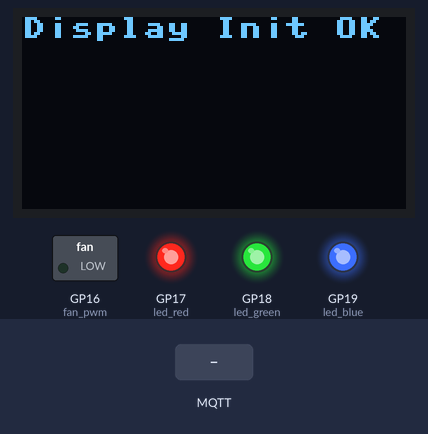
The program below on a simulated Raspberry Pi Pico running MicroPython. Parts: 128×64 one-colour display, switched loads named in the program (green lamp = pin HIGH), output pins drawn as LEDs (lit = HIGH). The inputs (shaded band) are chosen by the test bench. WiFi joins after 1.5 s; no MQTT or app messages arrive unless stated; library files of the repository ran but are not shown: ssd1306.py; what the program prints to the serial console is not drawn.

Above: at 1.2 s.
1.3 s: MQTT message "ON" arrives on the first subscribed topic
At 5.3 s:
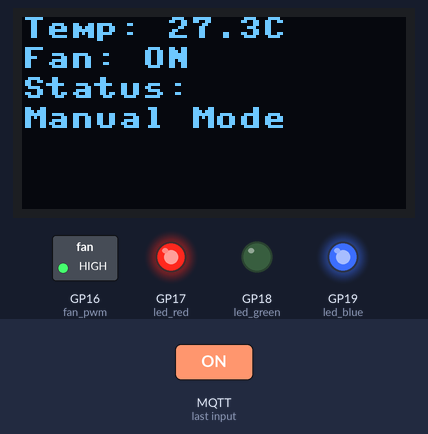
7.9 s: MQTT message "1" arrives on the first subscribed topic
At 9.0 s:
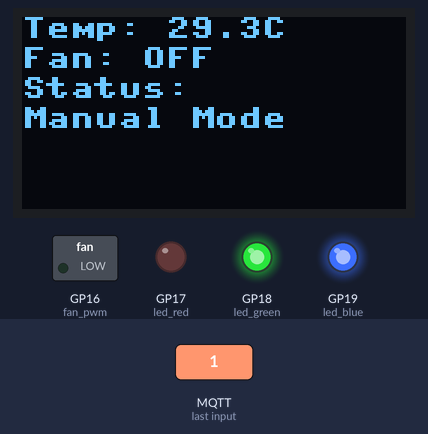
14.2 s: MQTT message "on" arrives on the first subscribed topic
At 16.2 s:
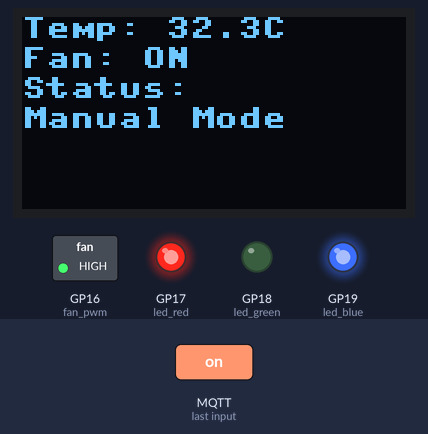
20.5 s: MQTT message "off" arrives on the first subscribed topic
At 24.0 s:
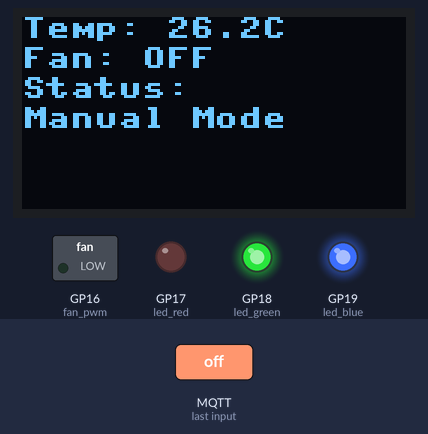
Timing chart, 0 to 25.5 s (numbered marks = the images above; inputs shaded):
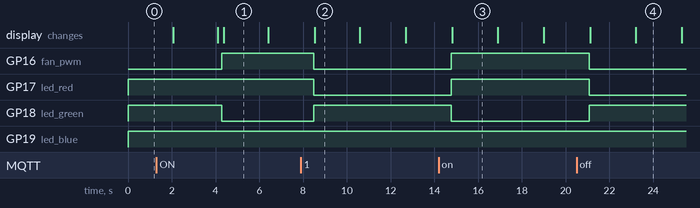

The program:

main.py
```python
import network
import time
import machine
import uasyncio as asyncio
from machine import Pin, PWM, I2C
from umqtt.simple import MQTTClient

# ===== Configuration =====
WIFI_SSID = 'WIFI_ID'
WIFI_PASSWORD = 'WIFI_Password'

# ===== Adafruit IO MQTT Configuration =====
ADAFRUIT_USERNAME = 'Adafruit_Username'
ADAFRUIT_AIO_KEY = 'Adafruit_Key'
MQTT_BROKER = 'io.adafruit.com'
CLIENT_ID = 'picoW-client'
TEMP_FEED = f'{ADAFRUIT_USERNAME}/feeds/temperature'
FAN_FEED = f'{ADAFRUIT_USERNAME}/feeds/fan'

# ===== Hardware Setup =====
fan_pwm = PWM(Pin(16))
fan_pwm.freq(1000)

led_red = PWM(Pin(17))
led_green = PWM(Pin(18))
led_blue = PWM(Pin(19))
for led in [led_red, led_green, led_blue]:
    led.freq(1000)

# ===== Display Setup =====
i2c = I2C(0, scl=Pin(5), sda=Pin(4), freq=400000)
oled = None

def init_display():
    global oled
    try:
        from ssd1306 import SSD1306_I2C
        oled = SSD1306_I2C(128, 64, i2c)
        oled.fill(0)
        oled.text("Display Init OK", 0, 0)
        oled.show()
        return oled
    except Exception as e:
        print("Display init failed:", e)
        return None

def display(text, line=0, clear_line=True):
    global oled
    if oled is None:
        oled = init_display()
        if oled is None:
            return
    if clear_line:
        oled.fill_rect(0, line * 10, 128, 10, 0)
    oled.text(text, 0, line * 10)
    oled.show()

# ===== WiFi Connection =====
def connect_wifi():
    wlan = network.WLAN(network.STA_IF)
    wlan.active(True)
    wlan.disconnect()
    time.sleep(1)

    if not wlan.isconnected():
        display("Connecting WiFi", 0)
        wlan.connect(WIFI_SSID, WIFI_PASSWORD)
        for _ in range(15):
            if wlan.isconnected():
                break
            time.sleep(1)

    if wlan.isconnected():
        ip = wlan.ifconfig()[0]
        display(f"IP: {ip}", 1)
        return True
    else:
        display("WiFi Failed", 1)
        return False

# ===== MQTT Setup =====
fan_on = False
client = None

def mqtt_callback(topic, msg):
    global fan_on
    topic = topic.decode()
    msg = msg.decode().upper()
    if topic == FAN_FEED:
        fan_on = (msg == "ON")
        print(f"Fan toggle received: {msg}")

def connect_mqtt():
    global client
    client = MQTTClient(CLIENT_ID, MQTT_BROKER, user=ADAFRUIT_USERNAME, password=ADAFRUIT_AIO_KEY)
    client.set_callback(mqtt_callback)
    client.connect()
    client.subscribe(FAN_FEED)
    display("MQTT OK", 2)

# ===== Main Control Logic =====
async def main_loop():
    while True:
        try:
            client.check_msg()  # Handle MQTT messages

            # Simulated temperature
            temp = 24.5 + (time.ticks_ms() % 1000) / 100.0

            # Control fan strictly by toggle
            if fan_on:
                fan_pwm.duty_u16(65535)
                led_red.duty_u16(65535)
                led_green.duty_u16(0)
            else:
                fan_pwm.duty_u16(0)
                led_red.duty_u16(0)
                led_green.duty_u16(65535)

            led_blue.duty_u16(65535)  # Always off

            # Update display
            display(f"Temp: {temp:.1f}C", 0)
            display(f"Fan: {'ON ' if fan_on else 'OFF'}", 1)
            display("Status:", 2)
            display("Manual Mode", 3)

            # Only publish temperature
            client.publish(TEMP_FEED, str(temp))

            await asyncio.sleep(2)

        except Exception as e:
            print("Loop error:", e)
            display("Error", 0)
            await asyncio.sleep(5)

# ===== Main Entry Point =====
async def main():
    for led in [led_red, led_green, led_blue]:
        led.duty_u16(65535)

    init_display()
    await asyncio.sleep(1)

    if not connect_wifi():
        display("WiFi Fail", 0)
        await asyncio.sleep(5)
        machine.reset()

    try:
        connect_mqtt()
    except Exception as e:
        display("MQTT Fail", 2)
        await asyncio.sleep(5)
        machine.reset()

    await main_loop()

# Run the program
try:
    asyncio.run(main())
except Exception as e:
    display("Crash", 0)
    time.sleep(5)
    machine.reset()
```

Measured:
- after the input at 1.3 s, GP16 (fan_pwm): LOW → HIGH after 3.0 s; GP17 (led_red): stays HIGH (without the input it goes to LOW after 3.0 s); GP18 (led_green): HIGH → LOW after 3.0 s; the display: first differs from a run without the input after 3.1 s (image 1)
- after the input at 7.9 s, GP16 (fan_pwm), GP17 (led_red): HIGH → LOW after 0.58 s; GP18 (led_green): LOW → HIGH after 0.58 s; the display: first differs from a run without the input after 0.63 s (image 2)
- after the input at 14.2 s, GP16 (fan_pwm), GP17 (led_red): LOW → HIGH after 0.58 s; GP18 (led_green): HIGH → LOW after 0.58 s
- after the input at 20.5 s, GP16 (fan_pwm), GP17 (led_red): HIGH → LOW after 0.58 s; GP18 (led_green): LOW → HIGH after 0.58 s
- what the display in image 1 shows lasts 2.0 s, from 4.4 s to 6.4 s
- what the display in image 2 shows lasts 2.1 s, from 8.5 s to 10.6 s
